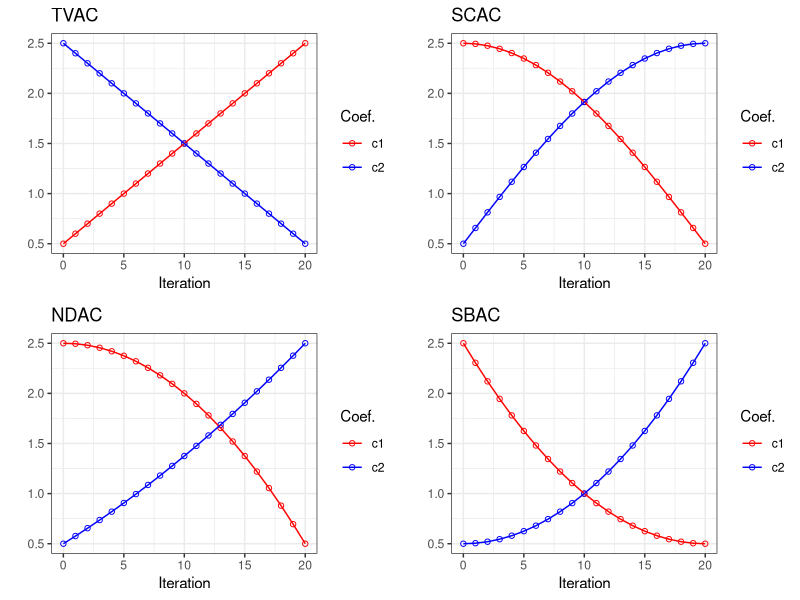

Generate this figure with R:
## ---- chunk 1
knitr::opts_chunk$set(echo = TRUE)
## ---- chunk 2
# default values encourage global search initially 
# and local search later in the search progress
TVAC <- function(max_iter, c1i = 0.5, c1f = 2.5, c2i = 2.5, c2f = 0.5){
  # time varying personal best acceleration
  c1t = sapply(0:max_iter, function(t){
      (c1i - c1f) * ((max_iter - t) / max_iter) + c1f
  })
  # time varying global best acceleration
  c2t = sapply(0:max_iter, function(t){
      (c2i - c2f) * ((max_iter - t) / max_iter) + c2f
  })
  # return both as a list to be used in the algo
  return(list(c1 = c1t, c2 = c2t))
}
## ---- chunk 3
library(ggplot2)
library(tidyr)
tmax <- 20
tvac_output <- TVAC(tmax)
df <- data.frame(
  x = (1:length(tvac_output$c1))-1, 
  c1 = tvac_output$c1,
  c2 = tvac_output$c2
)
df_long <- df %>%
  pivot_longer(cols = c(c1, c2), names_to = "coef", values_to = "value")
ptvac <- ggplot(df_long, aes(x = x, y = value, color = coef, group = coef)) +
  geom_point(pch = 21) +
  geom_line() +
  labs(title = "TVAC", x = "Iteration", y = "", color = "Coef.") +
  scale_color_manual(values = c(c1 = "red", c2 = "blue")) +
  theme_bw()

## ---- chunk 4
# default values encourage global search initially 
# and local search later in the search progress
SCAC <- function(max_iter, rho = 2, delta = 0.5){
  # time varying personal best acceleration
  c1t = sapply(0:max_iter, function(t){
      rho * sin(((max_iter - t) / max_iter) * (pi/2)) + delta
  })
  # time varying global best acceleration
  c2t = sapply(0:max_iter, function(t){
     rho * cos(((max_iter - t) / max_iter) * (pi/2)) + delta
  })
  # return both as a list to be used in the algo
  return(list(c1 = c1t, c2 = c2t))
}
## ---- chunk 5
scac_output <- SCAC(tmax)
df <- data.frame(
  x = (1:length(scac_output$c1))-1, 
  c1 = scac_output$c1,
  c2 = scac_output$c2
)
df_long <- df %>%
  pivot_longer(cols = c(c1, c2), names_to = "coef", values_to = "value")
pscac <- ggplot(df_long, aes(x = x, y = value, color = coef, group = coef)) +
  geom_point(pch = 21) +
  geom_line() +
  labs(title = "SCAC", x = "Iteration", y = "", color = "Coef.") +
  scale_color_manual(values = c(c1 = "red", c2 = "blue")) +
  theme_bw()

## ---- chunk 6
NDAC <- function(max_iter, c1i = 0.5, c1f = 2.5){
  # time varying personal best acceleration
  c1t = sapply(0:max_iter, function(t){
      -(c1f - c1i) * (t/max_iter)^2 + c1f
  })
  # time varying global best acceleration
  c2t = sapply(0:max_iter, function(t){
      c1i *(1 - t/max_iter)^2 + c1f * (t / max_iter)
  })
  # return both as a list to be used in the algo
  return(list(c1 = c1t, c2 = c2t))
}
## ---- chunk 7
ndac_output <- NDAC(tmax)
df <- data.frame(
  x = (1:length(ndac_output$c1))-1, 
  c1 = ndac_output$c1,
  c2 = ndac_output$c2
)
df_long <- df %>%
  pivot_longer(cols = c(c1, c2), names_to = "coef", values_to = "value")
pndac <- ggplot(df_long, aes(x = x, y = value, color = coef, group = coef)) +
  geom_point(pch = 21) +
  geom_line() +
  labs(title = "NDAC", x = "Iteration", y = "", color = "Coef.") +
  scale_color_manual(values = c(c1 = "red", c2 = "blue")) +
  theme_bw()

## ---- chunk 8
SBAC <- function(max_iter, c1i = 0.5, c1f = 2.5, lambda = 0.0001){
  # time varying personal best acceleration
  c1t = sapply(0:max_iter, function(t){
     (1 / (1 + exp( -lambda *t/max_iter ) ) ) + 1*(c1f - c1i)*((t/max_iter) - 1)^2 
  })
  # time varying global best acceleration
  c2t = sapply(0:max_iter, function(t){
     (1 / (1 + exp( (- lambda * t)/max_iter ) ) ) + (c1f - c1i)*((t/max_iter))^2 
  })
  # return both as a list to be used in the algo
  return(list(c1 = c1t, c2 = c2t))
}
## ---- chunk 9
sbac_output <- SBAC(tmax)
df <- data.frame(
  x = (1:length(sbac_output$c1))-1, 
  c1 = sbac_output$c1,
  c2 = sbac_output$c2
)
df_long <- df %>%
  pivot_longer(cols = c(c1, c2), names_to = "coef", values_to = "value")
psbac <- ggplot(df_long, aes(x = x, y = value, color = coef, group = coef)) +
  geom_point(pch = 21) +
  geom_line() +
  labs(title = "SBAC", x = "Iteration", y = "", color = "Coef.") +
  scale_color_manual(values = c(c1 = "red", c2 = "blue")) +
  theme_bw()
## ---- chunk 10
library(gridExtra)
grid.arrange(ptvac, pscac, pndac, psbac, nrow = 2)
